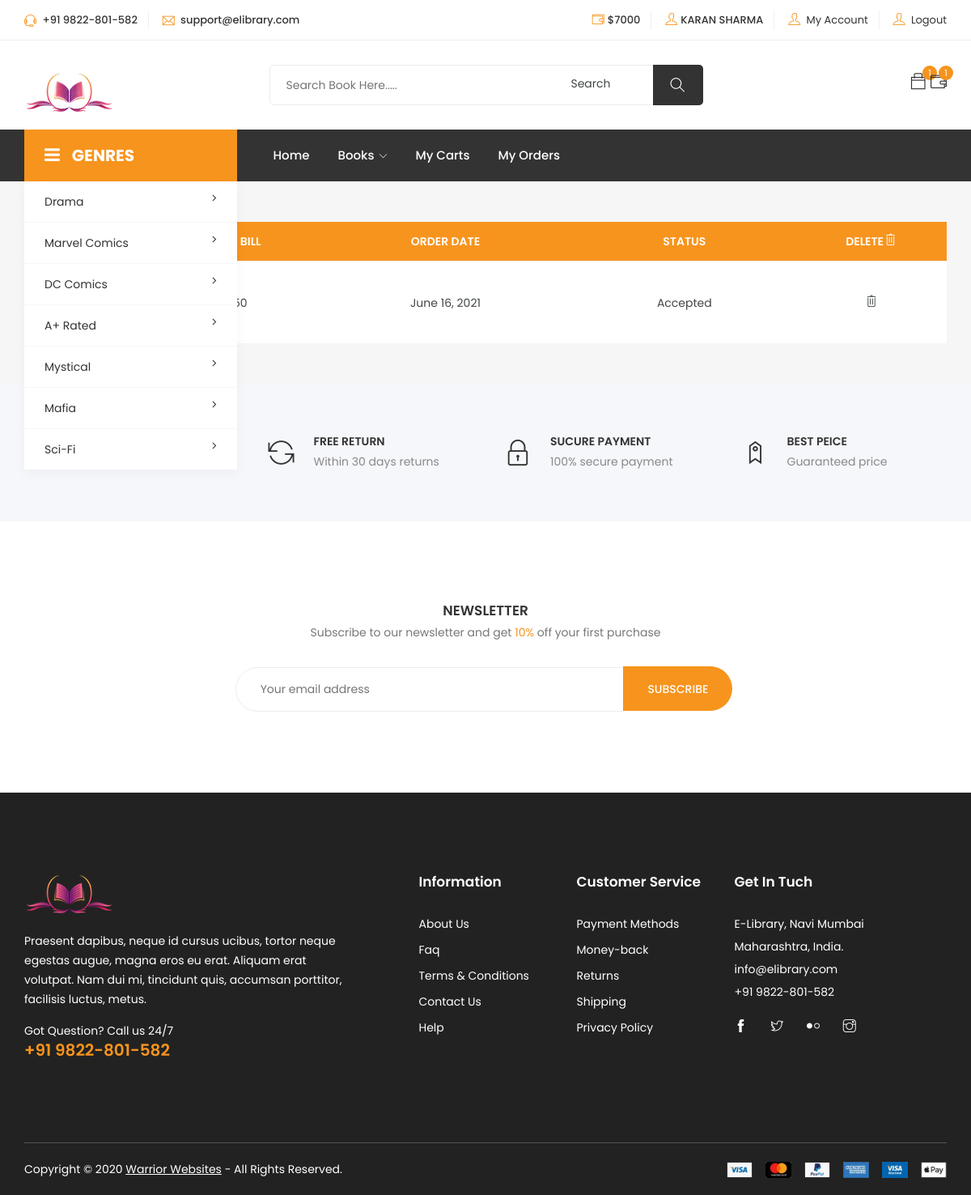
Screenshot of /ord-list (signed in) with the database file from the repository.
### books/models.py (models this page shows, shortened)
class Category(models.Model):
    name=models.CharField(max_length=30)
    description=models.CharField(max_length=50)
    class Meta:
        db_table='category'

### order/models.py (models this page shows)
class Order(models.Model):
    totalBill=models.IntegerField()
    status=models.CharField(max_length=30,default="In-Process")
    orderDate=models.DateField(auto_now=True)
    user=models.ForeignKey(User,on_delete=models.CASCADE)

### order/views.py (the view)
# urls.py: path('list',v.get_order_list,name='List'),
def get_order_list(request):
    uidi=request.session.get('uid')
    u=UserInfo.objects.get(id=uidi)
    balance=u.balance
    uid=request.session.get('_auth_user_id')
    cr=Cart.objects.all()
    crt=CartTrend.objects.all()
    crd=CartDiscount.objects.all()
    o=Order.objects.all()
    ord_list=Order.objects.filter(user=uid)
    cl=Category.objects.all()
    bl=BookInfo.objects.all()
    clist=Cart.objects.filter(user=uid)
    clist_trend=CartTrend.objects.filter(user=uid)
    clist_dis=CartDiscount.objects.filter(user=uid)
    cart_value=0
    order_value=0
    for i in cr:
        cart_value = cart_value + 1
    for i in crt:
        cart_value = cart_value + 1
    for i in crd:
        cart_value = cart_value + 1
    for i in o:
        order_value = order_value + 1
    context={'cr':cr,'crt':crt,'crd':crd,'cl':cl,'bl':bl,'clist':clist,'clist_dis':clist_dis,'ord_list':ord_list,
        'clist_trend':clist_trend,'cart_value':cart_value,'order_value':order_value,'balance':balance}
    return render(request,'order_list.html',context)

### books/models.py (called while the page is built)
    def __str__(s):
        return s.name

### order/templates/order_list.html (shortened to what this page needs)
{%extends 'base3.html'%} {%block data%}
<form method="POST">
    <div class="shopping-cart section">
        <div class="container">
            <div class="row">
                <div class="col-12">
                    <table class="table shopping-summery">
                        <thead>
                            <tr class="main-hading">
                                <th>ID</th>
                                <th>TOTAL BILL</th>
                                <th>ORDER DATE</th>
                                <th class="text-center">STATUS</th>
                                <th class="text-center">DELETE<i class="ti-trash remove-icon"></i></th>
                            </tr>
                        </thead>
                        <tbody>
                            {%for i in ord_list%}
                            <tr>
                                <td class="product-des" data-title="Description">
                                    <p class="product-name"><a href="">{{i.id}}</a></p>
                                </td>
                                <td class="price" data-title="Price"><span>${{i.totalBill}} </span></td>
                                <td class="total-amount" data-title="Total"><span>{{i.orderDate}}</span></td>
                                <td class="total-amount" data-title="Total"><span>{{i.status}}</span></td>
                                <td class="action" data-title="Remove"><a href="{%url 'order:deleteOrd' i.id%}"><i class="ti-trash remove-icon"></i></a></td>
                            </tr>
                            {%endfor%}
                        </tbody>
                    </table>
                </div>
            </div>
        </div>
    </div>
</form>
{%endblock%}

### templates/header.html (shortened to what this page needs)
{%load static%}
<header class="header shop">
    <div class="topbar">
        <div class="container">
            <div class="row">
                <div class="col-lg-4 col-md-12 col-12">
                    <div class="top-left">
                        <ul class="list-main">
                            <li><i class="ti-headphone-alt"></i> +91 9822-801-582</li>
                            <li><i class="ti-email"></i> support@elibrary.com</li>
                        </ul>
                    </div>
                </div>
                <div class="col-lg-8 col-md-12 col-12">
                    <div class="right-content">
                        <ul class="list-main">
                            {%if user.is_authenticated%}
                            <li><i class="ti-wallet"></i>${{balance}}</li>
                            <li><i class="ti-user"></i>{{user.first_name|upper}}&nbsp;{{user.last_name|upper}}</li>
                            <li><i class="ti-user"></i> <a href="{%url 'account:edit'%}">My Account</a></li>
                            <li><i class="ti-user"></i> <a href="{%url 'account:logout'%}">Logout</a></li>
                            {%else%}
                            <li><i class="ti-power-off"></i><a href="{%url 'account:login'%}">Login</a></li>
                            {%endif%}
                        </ul>
                    </div>
                </div>
            </div>
        </div>
    </div>
    <div class="middle-inner">
        <div class="container">
            <div class="row">
                <div class="col-lg-2 col-md-2 col-12">
                    <div class="logo">
                        <a href="index.html"><img src="{%static 'images/logo11.png'%}" alt="logo"></a>
                    </div>
                </div>
                <div class="col-lg-8 col-md-7 col-12">
                    <div class="search-bar-top">
                        <div class="search-bar">
                            <a href="{%url 'book:search'%}">Search</a>
                            <form method="POST">
                                <input name="srch" placeholder="Search Book Here....." type="search">
                                <button type="submit" class="btnn"><i class="ti-search"></i></button>
                            </form>
                        </div>
                    </div>
                </div>
                <div class="col-lg-2 col-md-3 col-12">
                    <div class="right-bar">
                        {%if user.is_authenticated%}
                        <div class="sinlge-bar shopping">
                            <a href="{%url 'cart:List'%}" class="single-icon"><i class="ti-bag"></i> <span class="total-count">{{cart_value}}</span></a>
                            <a href="{%url 'order:List'%}" class="single-icon"><i class="ti-wallet"></i> <span class="total-count">{{order_value}}</span></a>
                        {%endif%}
                        </div>
                    </div>
                </div>
            </div>
        </div>
    </div>
    <div class="header-inner">
        <div class="container">
            <div class="cat-nav-head">
                <div class="row">
                    <div class="col-lg-3">
                        <div class="all-category">
                            <h3 class="cat-heading"><i class="fa fa-bars" aria-hidden="true"></i>GENRES</h3>
                            <ul class="main-category">
                                {%for i in cl%}
                                <li><a href="{%url 'book:sortByID' i.id%}">{{i.name}} <i class="fa fa-angle-right" aria-hidden="true"></i></a>
                                </li>
                                {%endfor%}
                                </ul>
                        </div>
                    </div>
                    <div class="col-lg-9 col-12">
                        <div class="menu-area">
                            <nav class="navbar navbar-expand-lg">
                                <div class="navbar-collapse">
                                    <div class="nav-inner">
                                        <ul class="nav main-menu menu navbar-nav">
                                                <li class=""><a href="/">Home</a></li>
                                                <li><a href="#allbooks">Books<i class="ti-angle-down"></i></a>
                                                </li>
                                                {%if user.is_authenticated%}
                                                <li class=""><a href="{%url 'cart:List'%}">My Carts</a></li>
                                                <li class=""><a href="{%url 'order:List'%}">My Orders</a></li>
                                                {%else%}
                                                <li><a href="{%url 'account:register'%}">Register</a></li>
                                                <li><a href="#">Contact Us</a></li>
                                                {%endif%}
                                            </ul>
                                    </div>
                                </div>
                            </nav>
                        </div>
                    </div>
                </div>
            </div>
        </div>
    </div>
</header>

### rows the page displays
Category: name "Drama"
Category: name "Marvel Comics"
Category: name "DC Comics"
Category: name "A+ Rated"
Category: name "Mystical"
Category: name "Mafia"
Category: name "Sci-Fi"
Order: orderDate "June 16, 2021", status "Accepted"

### other values shown
{{ balance }} "7000"
{{ user.first_name|upper }} "KARAN"
{{ user.last_name|upper }} "SHARMA"
{{ cart_value }} "1"
{{ order_value }} "1"
